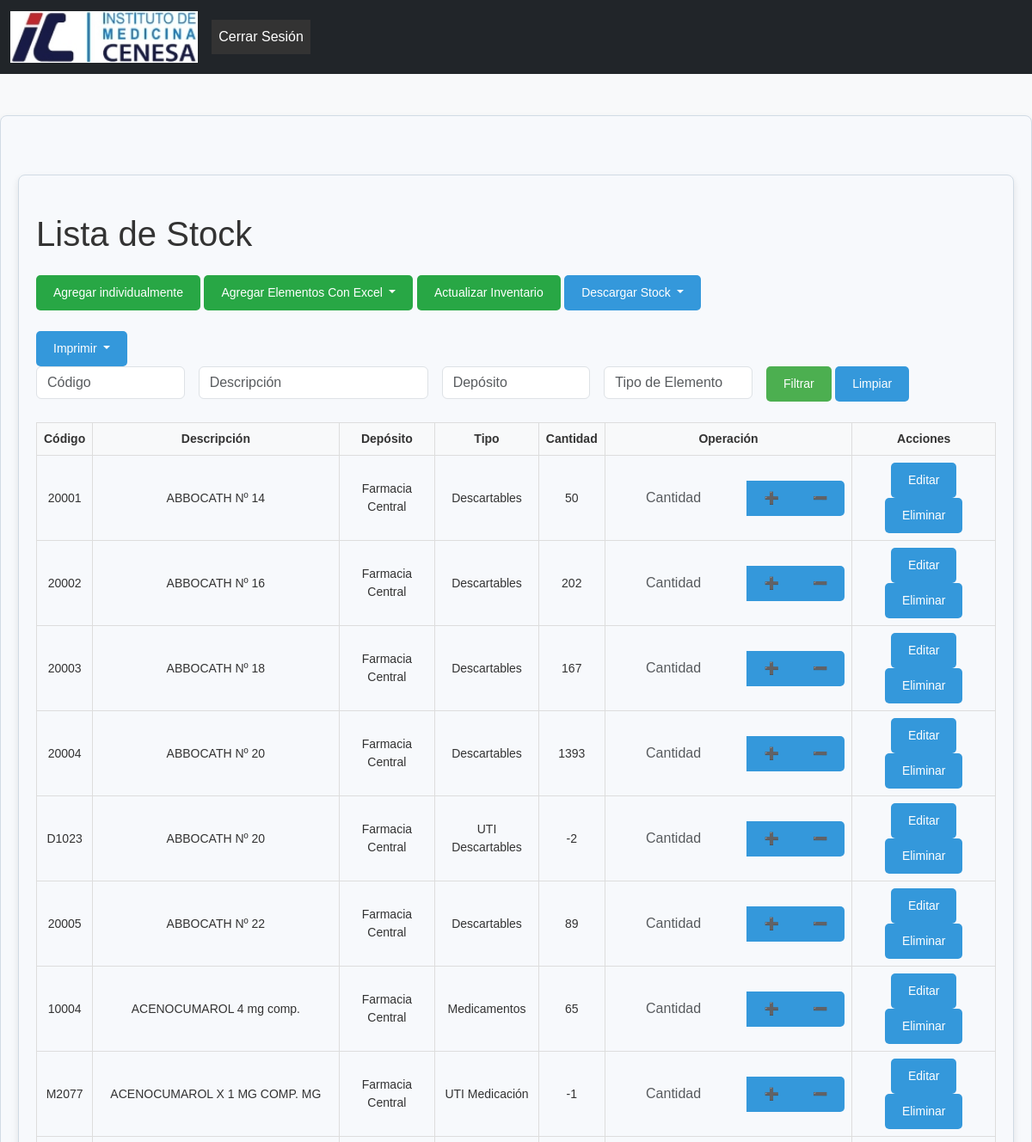
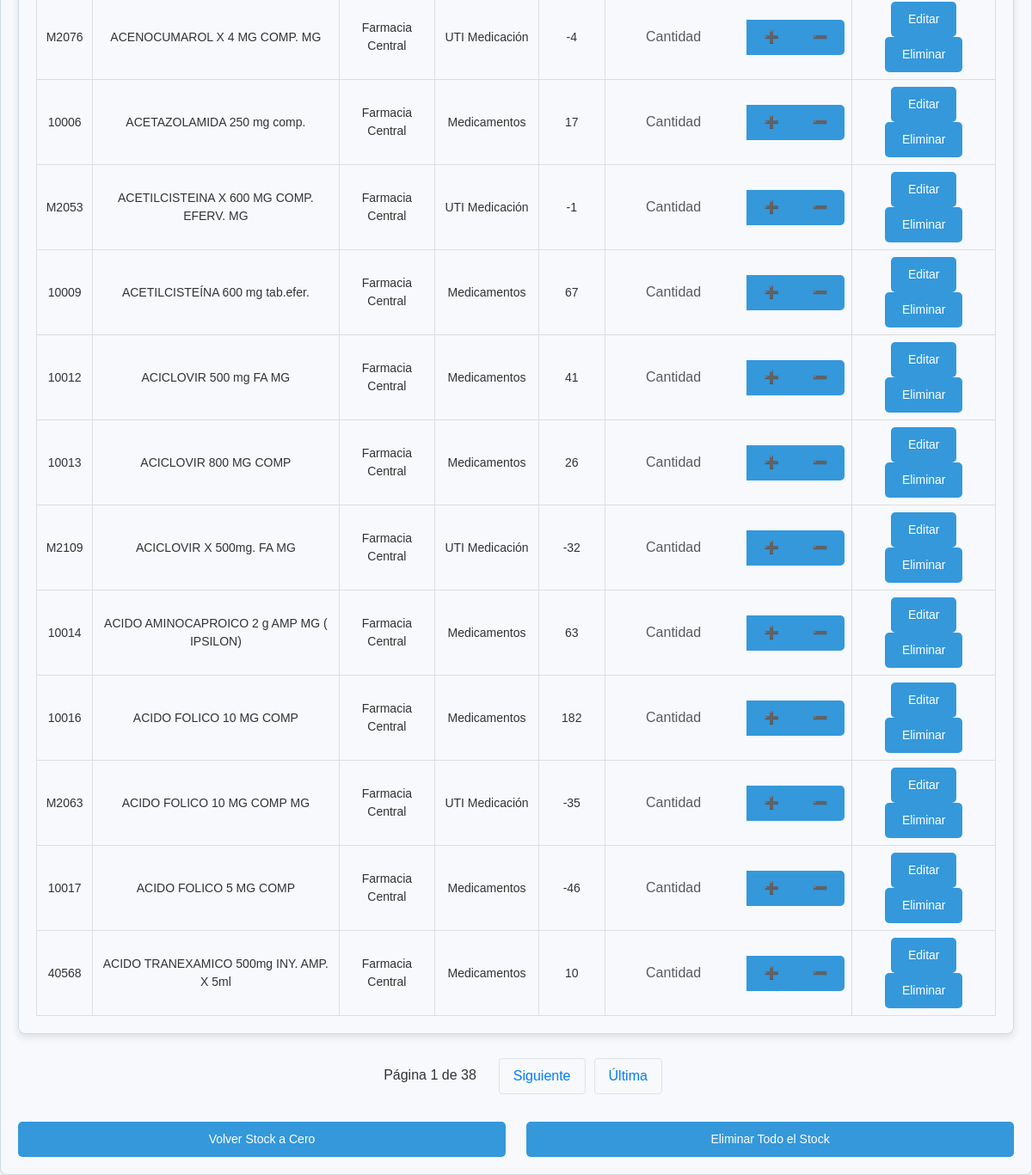
/listar-stock/, run on an earlier commit of the app's database (2 pictures, top to bottom).
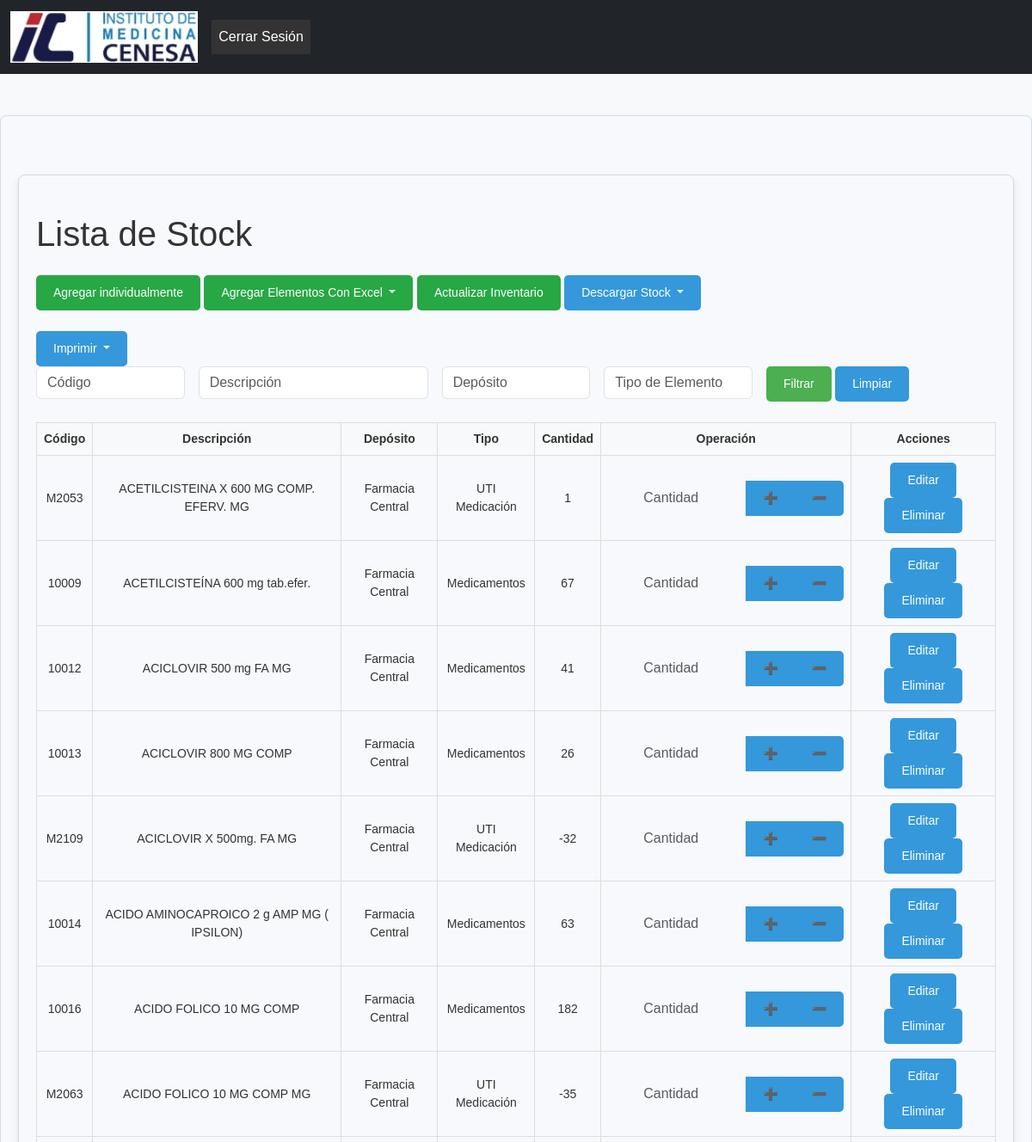
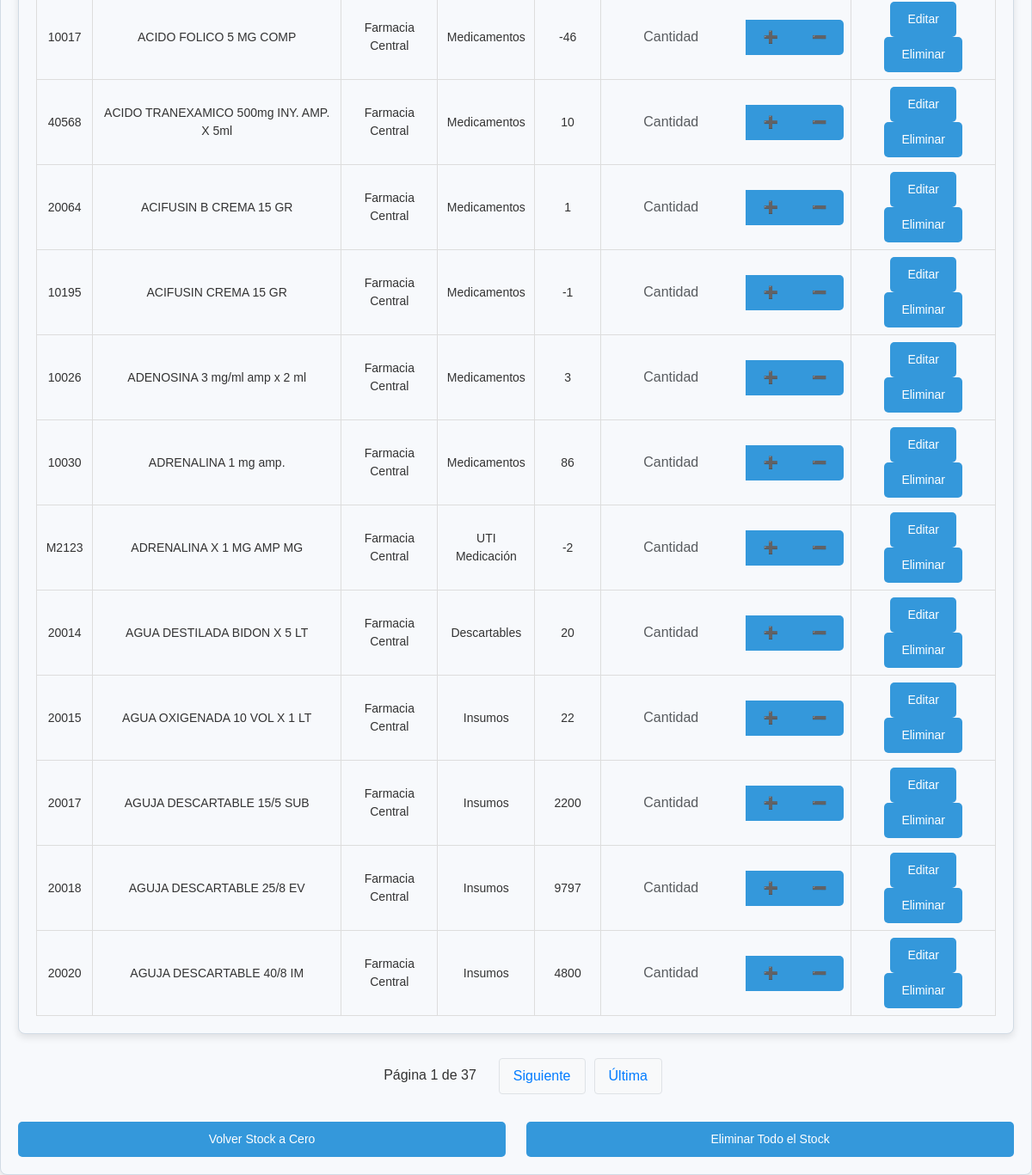
And on a later commit of the database (2 pictures, top to bottom).
### formularios/models.py (models this page shows, shortened)
class Stock(models.Model):
    codigo = models.CharField(max_length=100, unique=True)
    descripcion = models.CharField(max_length=255)
    deposito = models.CharField(max_length=255)
    tipo_elemento = models.CharField(max_length=255)
    cantidad = models.DecimalField(max_digits=10, decimal_places=0)

### formularios/views.py (the view)
# urls.py: path('listar-stock/', views.listar_stock, name='listar_stock'),
def listar_stock(request):
    filtro_codigo = request.GET.get('codigo', '')
    filtro_descripcion = request.GET.get('descripcion', '')
    filtro_deposito = request.GET.get('deposito', '')
    filtro_tipo = request.GET.get('tipo', '')
    stock_items = Stock.objects.all()
    if filtro_codigo:
        stock_items = stock_items.filter(codigo__icontains=filtro_codigo)
    if filtro_descripcion:
        stock_items = stock_items.filter(descripcion__icontains=filtro_descripcion)
    if filtro_deposito:
        stock_items = stock_items.filter(deposito__icontains=filtro_deposito)
    if filtro_tipo:
        stock_items = stock_items.filter(tipo_elemento__icontains=filtro_tipo)
    paginator = Paginator(stock_items, 20)  # 20 elementos por página
    page_number = request.GET.get('page')  # Obtener el número de página de la solicitud GET
    page_obj = paginator.get_page(page_number)  # Obtener los elementos paginados
    return render(request, 'farmacia/listar_stock.html', {
        'stock_items': page_obj,  # Usar los elementos paginados en lugar del queryset completo
        'filtro_codigo': filtro_codigo,
        'filtro_descripcion': filtro_descripcion,
        'filtro_deposito': filtro_deposito,
        'filtro_tipo': filtro_tipo,
        'page_obj': page_obj  # Pasar la información de la página para manejar la paginación en la plantilla
    })

### formularios/templates/farmacia/listar_stock.html (shortened to what the changed rows need)
{% extends 'base.html' %}
{% load widget_tweaks %}
{% block content %}
<div class="container mt-5">
    <h1 class="my-4">Lista de Stock</h1>
    <div class="table-responsive">
        <table class="table-excel">
            <thead>
                <tr>
                    <th scope="col">Código</th>
                    <th scope="col">Descripción</th>
                    <th scope="col">Depósito</th>
                    <th scope="col">Tipo</th>
                    <th scope="col">Cantidad</th>
                    <th scope="col">Operación</th>
                    <th scope="col">Acciones</th>
                </tr>
            </thead>
            <tbody>
                {% for item in stock_items %}
                <tr id="row-{{ item.codigo }}">
                    <td>{{ item.codigo }}</td>
                    <td>{{ item.descripcion }}</td>
                    <td>{{ item.deposito }}</td>
                    <td>{{ item.tipo_elemento }}</td>
                    <td id="cantidad-{{ item.codigo }}">{{ item.cantidad }}</td>
                    <td>
                        <form id="form-{{ item.codigo }}" class="modificar-stock-form">
                            <div class="input-group">
                                <input type="number" name="cantidad" class="form-control" placeholder="Cantidad" min="1">
                                <button type="button" class="btn btn-success btn-incrementar" data-codigo="{{ item.codigo }}">➕</button>
                                <button type="button" class="btn btn-danger btn-decrementar" data-codigo="{{ item.codigo }}">➖</button>
                            </div>
                        </form>
                    </td>
                    <td>
                        <a href="{% url 'editar_producto' item.codigo %}" class="btn btn-sm btn-warning">Editar</a>
                        <button type="button" class="btn btn-sm btn-danger btn-eliminar" data-codigo="{{ item.codigo }}">Eliminar</button>
                    </td>
                </tr>
                {% endfor %}
            </tbody>
        </table>
    </div>
</div>
<div class="pagination">
    <span class="step-links">
        <span>Página {{ page_obj.number }} de {{ page_obj.paginator.num_pages }}</span>
        {% if page_obj.has_next %}
            <a href="?page={{ page_obj.next_page_number }}{% if request.GET %}&amp;{% for key, value in request.GET.items %}{% if key != 'page' %}{{ key }}={{ value }}&amp;{% endif %}{% endfor %}{% endif %}">Siguiente</a>
            <a href="?page={{ page_obj.paginator.num_pages }}{% if request.GET %}&amp;{% for key, value in request.GET.items %}{% if key != 'page' %}{{ key }}={{ value }}&amp;{% endif %}{% endfor %}{% endif %}">Última</a>
        {% endif %}
    </span>
</div>
{% endblock %}

What changed in the data, as far as the page shows it:
removed Stock: codigo "20001", descripcion "ABBOCATH Nº 14", deposito "Farmacia Central", tipo_elemento "Descartables", cantidad "50"
removed Stock: codigo "20002", descripcion "ABBOCATH Nº 16", deposito "Farmacia Central", tipo_elemento "Descartables", cantidad "202"
removed Stock: codigo "20003", descripcion "ABBOCATH Nº 18", deposito "Farmacia Central", tipo_elemento "Descartables", cantidad "167"
removed Stock: codigo "20004", descripcion "ABBOCATH Nº 20", deposito "Farmacia Central", tipo_elemento "Descartables", cantidad "1393"
removed Stock: codigo "D1023", descripcion "ABBOCATH Nº 20", deposito "Farmacia Central", tipo_elemento "UTI Descartables", cantidad "-2"
removed Stock: codigo "20005", descripcion "ABBOCATH Nº 22", deposito "Farmacia Central", tipo_elemento "Descartables", cantidad "89"
removed Stock: codigo "10004", descripcion "ACENOCUMAROL 4 mg comp.", deposito "Farmacia Central", tipo_elemento "Medicamentos", cantidad "65"
removed Stock: codigo "M2077", descripcion "ACENOCUMAROL X 1 MG COMP. MG", deposito "Farmacia Central", tipo_elemento "UTI Medicación", cantidad "-1"
removed Stock: codigo "M2076", descripcion "ACENOCUMAROL X 4 MG COMP. MG", deposito "Farmacia Central", tipo_elemento "UTI Medicación", cantidad "-4"
removed Stock: codigo "10006", descripcion "ACETAZOLAMIDA 250 mg comp.", deposito "Farmacia Central", tipo_elemento "Medicamentos", cantidad "17"
changed Stock "ACETILCISTEINA X 600 MG COMP. EFERV. MG": cantidad "-1" → "1"
now on this page (row unchanged): Stock: codigo "20064", descripcion "ACIFUSIN B CREMA 15 GR", deposito "Farmacia Central", tipo_elemento "Medicamentos", cantidad "1"
now on this page (row unchanged): Stock: codigo "10195", descripcion "ACIFUSIN CREMA 15 GR", deposito "Farmacia Central", tipo_elemento "Medicamentos", cantidad "-1"
now on this page (row unchanged): Stock: codigo "10026", descripcion "ADENOSINA 3 mg/ml amp x 2 ml", deposito "Farmacia Central", tipo_elemento "Medicamentos", cantidad "3"
now on this page (row unchanged): Stock: codigo "10030", descripcion "ADRENALINA 1 mg amp.", deposito "Farmacia Central", tipo_elemento "Medicamentos", cantidad "86"
now on this page (row unchanged): Stock: codigo "M2123", descripcion "ADRENALINA X 1 MG AMP MG", deposito "Farmacia Central", tipo_elemento "UTI Medicación", cantidad "-2"
now on this page (row unchanged): Stock: codigo "20014", descripcion "AGUA DESTILADA BIDON X 5 LT", deposito "Farmacia Central", tipo_elemento "Descartables", cantidad "20"
now on this page (row unchanged): Stock: codigo "20015", descripcion "AGUA OXIGENADA 10 VOL X 1 LT", deposito "Farmacia Central", tipo_elemento "Insumos", cantidad "22"
now on this page (row unchanged): Stock: codigo "20017", descripcion "AGUJA DESCARTABLE 15/5 SUB", deposito "Farmacia Central", tipo_elemento "Insumos", cantidad "2200"
now on this page (row unchanged): Stock: codigo "20018", descripcion "AGUJA DESCARTABLE 25/8 EV", deposito "Farmacia Central", tipo_elemento "Insumos", cantidad "9797"
now on this page (row unchanged): Stock: codigo "20020", descripcion "AGUJA DESCARTABLE 40/8 IM", deposito "Farmacia Central", tipo_elemento "Insumos", cantidad "4800"
Also different on the page:
{{ page_obj.paginator.num_pages }}: "38" → "37"
